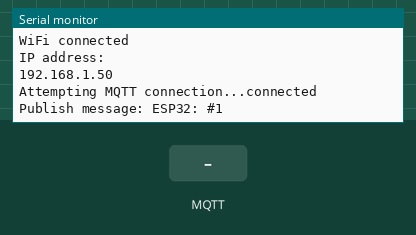
Simulated run of this program. Board: ESP32. Shown: the last lines printed to the serial monitor. Inputs (shaded band) come from the test bench. WiFi joins after 1.5 s; servers stay silent unless stated; random numbers use the default seed unless the program sets one; no MQTT or app messages arrive unless stated.

Above: at 2.7 s.
2.8 s: MQTT message "1" arrives on the first subscribed topic
At 3.5 s:
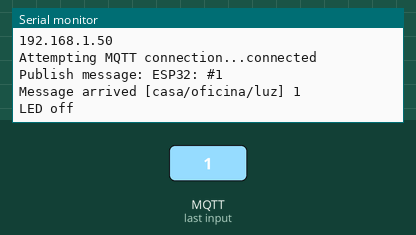
4.3 s: MQTT message "0" arrives on the first subscribed topic
At 4.7 s:
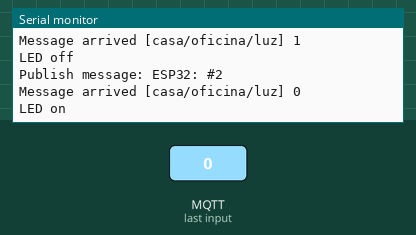
5.8 s: MQTT message "on" arrives on the first subscribed topic
At 5.96 s:
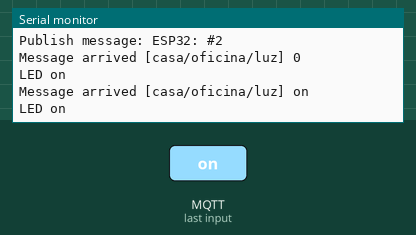
7.3 s: MQTT message "off" arrives on the first subscribed topic
At 7.9 s:
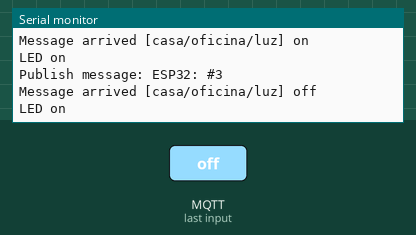
Timing chart, 0 to 9.8 s (numbered marks = the images above; inputs shaded):
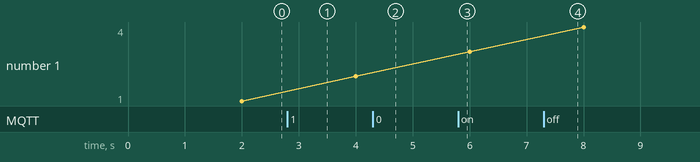

Measured:
- after the input at 2.8 s, the serial monitor: prints a new line at once (image 1)
- after the input at 4.3 s, the serial monitor: prints a new line at once (image 2)
- after the input at 5.8 s, the serial monitor: prints a new line at once (image 3)
- after the input at 7.3 s, the serial monitor: prints a new line at once (image 4)

The program:

main.cpp
```cpp
/*
 Basic Espressif ESP32 devkit v4 WROOM MQTT example

 This sketch demonstrates the capabilities of the pubsub library in combination
 with the ESP8266 board/library.

 It connects to an MQTT server then:
  - publishes "ESP32:" to the topic "/casa/oficina/temp" every two seconds
  - subscribes to the topic "/casa/oficina/luz", printing out any messages
    it receives. NB - it assumes the received payloads are strings not binary
  - If the first character of the topic "/casa/oficina/luz" is an 1, print ON
  via serial, else print OFF

 It will reconnect to the server if the connection is lost using a blocking
 reconnect function. See the 'mqtt_reconnect_nonblocking' example for how to
 achieve the same result without blocking the main loop.

 To install the Espressif ESP32 devkit v4 WROOM board, (using Arduino 1.6.4+):
  - Add the following 3rd party board manager under "File -> Preferences -> Additional Boards Manager URLs":
       http://arduino.esp8266.com/stable/package_esp8266com_index.json
  - Open the "Tools -> Board -> Board Manager" and click install for the ESP8266"
  - Select your Espressif ESP32 devkit v4 WROOM in "Tools -> Board"

  Follow similar steps for NodeMCU and PlatformIO. install PubSubClient, Create
  a new project for NodeMCU v1.0 (my case) and yeah, just use this main.cpp.


*/
// Includes
#include <WiFi.h>
#include <PubSubClient.h>

/*
 * WiFi configuration variables
 */
const char* ssid = "VoCore2";
const char* password = "...";
const char* mqtt_server = "192.168.61.1";    // IP Broker/Server being VoCore2


/*
          MQTT Topic


            CASA
             |
          Oficina
           |   |
          Luz Temp


/casa/oficina/luz     // actuador, debe suscribirse
/casa/oficina/temp    // sensor, debe publicar

Comodines:
  + (sustituye cualquier nivel): /casa/+/temp
  # (cubre niveles hacia abajo): /casa/#

*/

/*
 * Global variables
 */
WiFiClient espClient;
PubSubClient client(espClient);
long lastMsg = 0;
char msg[50];
int value = 0;

/*
 * WiFi setup
 */
 void setup_wifi() {
   delay(10);
   //
   Serial.begin(115200);
   // Connect to Wi-Fi network with SSID and password
   Serial.print("Connecting to ");
   Serial.println(ssid);
   WiFi.begin(ssid);
   while (WiFi.status() != WL_CONNECTED) {
     delay(500);
     Serial.print(".");
   }
   randomSeed(micros());

   Serial.println("");
   Serial.println("WiFi connected");
   Serial.println("IP address: ");
   Serial.println(WiFi.localIP());
 }

 /*
  * MQTT callback function
  */
 void callback(char* topic, byte* payload, unsigned int length) {
   Serial.print("Message arrived [");
   Serial.print(topic);
   Serial.print("] ");
   for (int i = 0; i < length; i++) {
     Serial.print((char)payload[i]);
   }
   Serial.println();

   // Switch on the LED if an 1 was received as first character
   if ((char)payload[0] == '1') {
     //digitalWrite(BUILTIN_LED, LOW);   // Turn the LED on (Note that LOW is the voltage level
    Serial.println("LED off");
     // but actually the LED is on; this is because
     // it is active low on the ESP-01)
   } else {
     //digitalWrite(BUILTIN_LED, HIGH);  // Turn the LED off by making the voltage HIGH
     Serial.println("LED on");
   }

 }

 /*
  * MQTT connection
  */
 void reconnect() {
   // Loop until we're reconnected
   while (!client.connected()) {
     Serial.print("Attempting MQTT connection...");
     // Create a random client ID
     String clientId = "ESP32Client-01";
     clientId += String(random(0xffff), HEX);
     // Attempt to connect
     if (client.connect(clientId.c_str())) {
       Serial.println("connected");
       // Once connected, publish an announcement...
       client.publish("casa/oficina/temp", "Enviando el primer mensaje ESP32");
       // ... and resubscribe
       client.subscribe("casa/oficina/luz");
     } else {
       Serial.print("failed, rc=");
       Serial.print(client.state());
       Serial.println(" try again in 5 seconds");
       // Wait 5 seconds before retrying
       delay(5000);
     }
   }
 }

 /*
 * Initialisation and setup
 */
void setup() {
  Serial.begin(115200);
  setup_wifi();
  client.setServer(mqtt_server, 1883);  // Use Wireshark to monitor this port
  client.setCallback(callback);         // void callback(char* topic, byte* payload, unsigned int length);
}

/*
 * MAIN
 */
void loop() {
  /**/
if (!client.connected()) {
  reconnect();
}
client.loop();

long now = millis();
if (now - lastMsg > 2000) {
  lastMsg = now;
  ++value;
  snprintf (msg, 50, "ESP32: #%ld", value);    // Should replace this for a temp measurement
  Serial.print("Publish message: ");
  Serial.println(msg);
  client.publish("casa/oficina/temp", msg);
}
}
```
